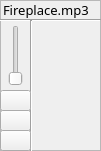
  <widget class="QFrame" name="frame_5">
   <property name="geometry">
    <rect>
     <x>270</x>
     <y>194</y>
     <width>101</width>
     <height>151</height>
    </rect>
   </property>
   <property name="frameShape">
    <enum>QFrame::StyledPanel</enum>
   </property>
   <property name="frameShadow">
    <enum>QFrame::Raised</enum>
   </property>
   <widget class="QPushButton" name="channel_play_6">
    <property name="geometry">
     <rect>
      <x>0</x>
      <y>110</y>
      <width>31</width>
      <height>21</height>
     </rect>
    </property>
    <property name="text">
     <string/>
    </property>
    <property name="icon">
     <iconset>
      <normaloff>icons/icons8-play-30.png</normaloff>icons/icons8-play-30.png</iconset>
    </property>
   </widget>
   <widget class="QLabel" name="channel_label_6">
    <property name="geometry">
     <rect>
      <x>3</x>
      <y>-1</y>
      <width>101</width>
      <height>21</height>
     </rect>
    </property>
    <property name="font">
     <font>
      <family>Cantarell Extra Bold</family>
      <pointsize>10</pointsize>
      <weight>50</weight>
      <bold>false</bold>
      <kerning>true</kerning>
     </font>
    </property>
    <property name="text">
     <string>Fireplace.mp3</string>
    </property>
   </widget>
   <widget class="QSlider" name="channel_volume_6">
    <property name="geometry">
     <rect>
      <x>6</x>
      <y>25</y>
      <width>20</width>
      <height>61</height>
     </rect>
    </property>
    <property name="orientation">
     <enum>Qt::Vertical</enum>
    </property>
   </widget>
   <widget class="Line" name="line_11">
    <property name="geometry">
     <rect>
      <x>0</x>
      <y>10</y>
      <width>101</width>
      <height>20</height>
     </rect>
    </property>
    <property name="orientation">
     <enum>Qt::Horizontal</enum>
    </property>
   </widget>
   <widget class="Line" name="line_12">
    <property name="geometry">
     <rect>
      <x>21</x>
      <y>20</y>
      <width>20</width>
      <height>141</height>
     </rect>
    </property>
    <property name="orientation">
     <enum>Qt::Vertical</enum>
    </property>
   </widget>
   <widget class="QPushButton" name="channel_mute_6">
    <property name="geometry">
     <rect>
      <x>0</x>
      <y>90</y>
      <width>31</width>
      <height>21</height>
     </rect>
    </property>
    <property name="font">
     <font>
      <pointsize>10</pointsize>
      <strikeout>false</strikeout>
     </font>
    </property>
    <property name="text">
     <string/>
    </property>
    <property name="icon">
     <iconset>
      <normaloff>icons/icons8-no-audio-30.png</normaloff>icons/icons8-no-audio-30.png</iconset>
    </property>
   </widget>
   <widget class="QPushButton" name="trigger_button3">
    <property name="geometry">
     <rect>
      <x>0</x>
      <y>130</y>
      <width>31</width>
      <height>21</height>
     </rect>
    </property>
    <property name="text">
     <string/>
    </property>
    <property name="icon">
     <iconset>
      <normaloff>icons/icons8-oud-100.png</normaloff>icons/icons8-oud-100.png</iconset>
    </property>
    <property name="iconSize">
     <size>
      <width>20</width>
      <height>20</height>
     </size>
    </property>
   </widget>
  </widget>
